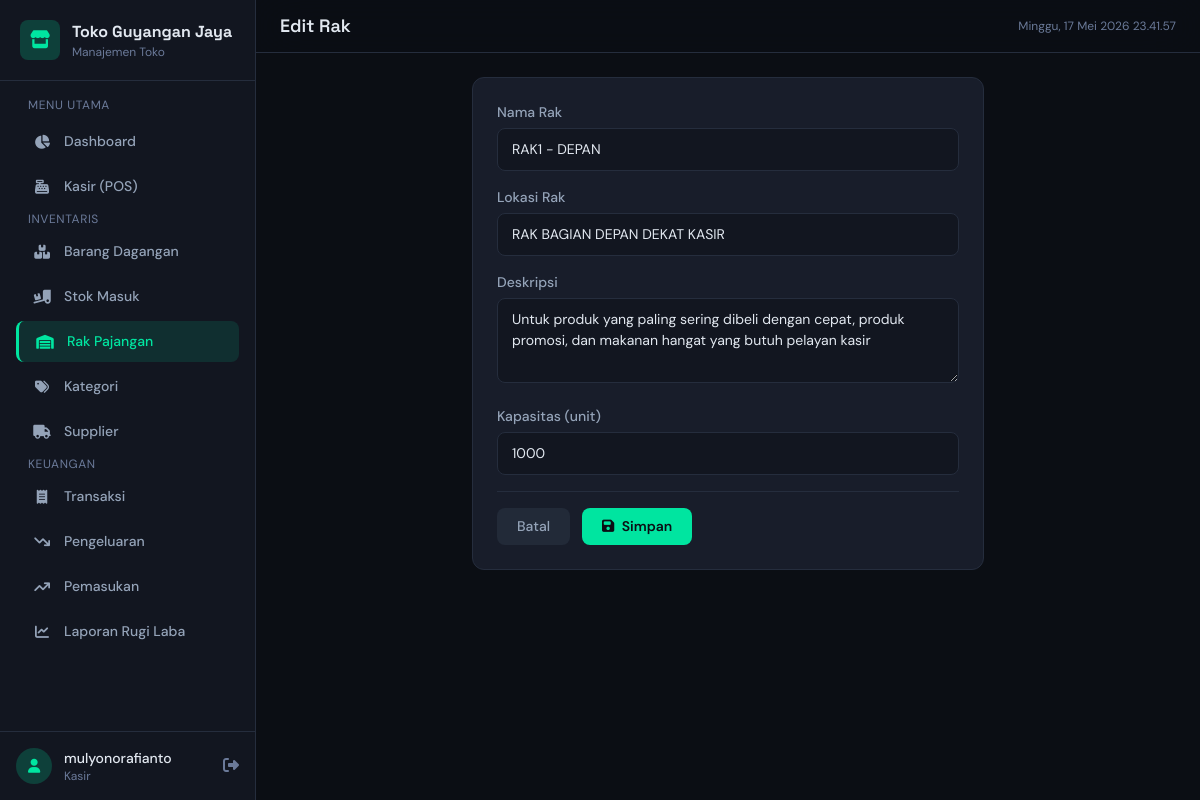
Page /shelves/1/update/ (signed in) on the committed database.
### store/models.py (models this page shows, shortened)
class Shelf(models.Model):
    name = models.CharField('Nama Rak', max_length=100)
    location = models.CharField('Lokasi Rak', max_length=200, help_text='Contoh: Area depan kiri, Rak nomor 3')
    description = models.TextField('Deskripsi', blank=True, null=True)
    capacity = models.PositiveIntegerField('Kapasitas (unit)', default=100)
    created_at = models.DateTimeField(auto_now_add=True)
    updated_at = models.DateTimeField(auto_now=True)
    class Meta:
        verbose_name = 'Rak'
        verbose_name_plural = 'Rak'
        ordering = ['name']

### store/views.py (the view)
# urls.py: path('shelves/<int:pk>/update/', views.shelf_update, name='shelf_update'),
@login_required
def shelf_update(request, pk):
    shelf = get_object_or_404(Shelf, pk=pk)
    if request.method == 'POST':
        form = ShelfForm(request.POST, instance=shelf)
        if form.is_valid():
            form.save()
            messages.success(request, 'Rak berhasil diperbarui!')
            return redirect('store:shelf_list')
    else:
        form = ShelfForm(instance=shelf)
    return render(request, 'store/shelf_form.html', {'form': form, 'title': 'Edit Rak'})

### store/forms.py
class ShelfForm(forms.ModelForm):
    class Meta:
        model = Shelf
        fields = ['name', 'location', 'description', 'capacity']
        widgets = {
            'name': forms.TextInput(attrs={'class': 'form-input', 'placeholder': 'Nama rak'}),
            'location': forms.TextInput(attrs={'class': 'form-input', 'placeholder': 'Lokasi rak di toko'}),
            'description': forms.Textarea(attrs={'class': 'form-input', 'rows': 3}),
            'capacity': forms.NumberInput(attrs={'class': 'form-input', 'placeholder': '100'}),
        }

### store/templates/store/shelf_form.html (shortened to what this page needs)
{% extends 'store/base.html' %}
{% block nav_shelves %}active{% endblock %}
{% block page_title %}{{ title }}{% endblock %}
{% block content %}
<div class="max-w-lg mx-auto">
    <div class="bg-card border border-border rounded-xl p-6">
        {% if delete %}
        <div class="text-center py-4">
            <i class="fas fa-exclamation-triangle text-danger text-4xl mb-3"></i>
            <h3 class="text-lg font-display font-semibold text-fg mb-2">Hapus rak "{{ object }}"?</h3>
            <form method="post">
                {% csrf_token %}
                <div class="flex gap-3 justify-center mt-4">
                    <a href="{% url 'store:shelf_list' %}" class="btn-secondary">Batal</a>
                    <button type="submit" class="btn-danger">Ya, Hapus</button>
                </div>
            </form>
        </div>
        {% else %}
        <form method="post">
            {% for field in form %}
            <div class="mb-4">
                <label class="block text-sm font-medium text-fgDim mb-1.5">{{ field.label }}</label>
                {{ field }}
            </div>
            {% endfor %}
            <div class="flex gap-3 pt-4 border-t border-border">
                <a href="{% url 'store:shelf_list' %}" class="btn-secondary">Batal</a>
                <button type="submit" class="btn-primary"><i class="fas fa-save mr-1"></i> Simpan</button>
            </div>
        </form>
        {% endif %}
    </div>
</div>
{% endblock %}

### store/templates/store/base.html (shortened to what this page needs)
{% load static %}
<!DOCTYPE html>
<html lang="id">
<head>
    <script src="https://cdn.tailwindcss.com"></script>
    <link rel="stylesheet" href="https://cdnjs.cloudflare.com/ajax/libs/font-awesome/6.5.0/css/all.min.css">
</head>
<body class="min-h-screen">
    <aside class="sidebar fixed left-0 top-0 h-full w-64 bg-surface border-r border-border flex flex-col z-50 lg:translate-x-0" id="sidebar">
        <div class="p-5 border-b border-border">
            <div class="flex items-center gap-3">
                <div class="w-10 h-10 rounded-lg bg-accent/20 flex items-center justify-center">
                    <i class="fas fa-store text-accent text-lg"></i>
                </div>
                <div>
                    <h1 class="text-base font-display font-bold text-fg">Toko Guyangan Jaya</h1>
                    <p class="text-xs text-muted">Manajemen Toko</p>
                </div>
            </div>
        </div>
        <nav class="flex-1 overflow-y-auto p-4 space-y-1">
            <p class="text-xs text-muted uppercase tracking-wider mb-2 px-3">Menu Utama</p>
            <a href="{% url 'store:dashboard' %}" class="sidebar-link {% block nav_dashboard %}{% endblock %}">
                <i class="fas fa-chart-pie"></i> Dashboard
            </a>
            <a href="{% url 'store:pos' %}" class="sidebar-link {% block nav_pos %}{% endblock %}">
                <i class="fas fa-cash-register"></i> Kasir (POS)
            </a>
            <p class="text-xs text-muted uppercase tracking-wider mt-5 mb-2 px-3">Inventaris</p>
            <a href="{% url 'store:product_list' %}" class="sidebar-link {% block nav_products %}{% endblock %}">
                <i class="fas fa-boxes-stacked"></i> Barang Dagangan
            </a>
            <a href="{% url 'store:stockin_list' %}" class="sidebar-link {% block nav_stockin %}{% endblock %}">
                <i class="fas fa-truck-ramp-box"></i> Stok Masuk
            </a>
            <a href="{% url 'store:shelf_list' %}" class="sidebar-link {% block nav_shelves %}{% endblock %}">
                <i class="fas fa-warehouse"></i> Rak Pajangan
            </a>
            <a href="{% url 'store:category_list' %}" class="sidebar-link {% block nav_categories %}{% endblock %}">
                <i class="fas fa-tags"></i> Kategori
            </a>
            <a href="{% url 'store:supplier_list' %}" class="sidebar-link {% block nav_suppliers %}{% endblock %}">
                <i class="fas fa-truck"></i> Supplier
            </a>
            <p class="text-xs text-muted uppercase tracking-wider mt-5 mb-2 px-3">Keuangan</p>
            <a href="{% url 'store:transaction_list' %}" class="sidebar-link {% block nav_transactions %}{% endblock %}">
                <i class="fas fa-receipt"></i> Transaksi
            </a>
            <a href="{% url 'store:expense_list' %}" class="sidebar-link {% block nav_expenses %}{% endblock %}">
                <i class="fas fa-arrow-trend-down"></i> Pengeluaran
            </a>
            <a href="{% url 'store:income_list' %}" class="sidebar-link {% block nav_incomes %}{% endblock %}">
                <i class="fas fa-arrow-trend-up"></i> Pemasukan
            </a>
            <a href="{% url 'store:report' %}" class="sidebar-link {% block nav_reports %}{% endblock %}">
                <i class="fas fa-chart-line"></i> Laporan Rugi Laba
            </a>
        </nav>
        <div class="p-4 border-t border-border">
            <div class="flex items-center gap-3">
                <div class="w-9 h-9 rounded-full bg-accent/20 flex items-center justify-center">
                    <i class="fas fa-user text-accent text-sm"></i>
                </div>
                <div class="flex-1 min-w-0">
                    <p class="text-sm font-medium text-fg truncate">{{ request.user.username }}</p>
                    <p class="text-xs text-muted">Kasir</p>
                </div>
                <form method="post" action="{% url 'logout' %}" class="inline">
                    <button type="submit" class="text-muted hover:text-danger transition-colors cursor-pointer" title="Keluar">
                        <i class="fas fa-right-from-bracket"></i>
                    </button>
                </form>
            </div>
        </div>
    </aside>
    <main class="lg:ml-64 min-h-screen">
        <header class="sticky top-0 z-30 bg-bg/80 backdrop-blur-xl border-b border-border px-4 lg:px-6 py-3">
            <div class="flex items-center justify-between">
                <div class="flex items-center gap-3">
                    <h2 class="text-lg font-display font-semibold text-fg">{% block page_title %}{% endblock %}</h2>
                </div>
                <div class="flex items-center gap-3">
                    <span class="text-xs text-muted" id="currentTime"></span>
                </div>
            </div>
        </header>
        <div class="p-4 lg:p-6 animate-fade-in">
            {% block content %}{% endblock %}
        </div>
    </main>
</body>
</html>

### store/templates/store/base.html (style rules this page uses)
* { box-sizing: border-box; }
body { font-family: 'DM Sans', sans-serif; background: #0B0E14; color: #E2E8F0; }
h1, h2, h3, h4, h5, h6 { font-family: 'Space Grotesk', sans-serif; }
.form-input { width: 100%; padding: 0.625rem 0.875rem; background: #121620; border: 1px solid #252D3D; border-radius: 0.5rem; color: #E2E8F0; font-size: 0.875rem; transition: all 0.2s; }
.form-input::placeholder { color: #6B7A99; }
.sidebar-link { display: flex; align-items: center; gap: 0.75rem; padding: 0.625rem 1rem; border-radius: 0.5rem; color: #94A3B8; transition: all 0.2s; font-size: 0.875rem; font-weight: 500; }
.sidebar-link.active { background: rgba(0,229,160,0.12); color: #00E5A0; border-left: 3px solid #00E5A0; }
.sidebar-link i { width: 20px; text-align: center; }
.btn-primary { background: #00E5A0; color: #0B0E14; font-weight: 600; padding: 0.5rem 1.25rem; border-radius: 0.5rem; transition: all 0.2s; font-size: 0.875rem; }
.btn-secondary { background: rgba(37,45,61,0.8); color: #94A3B8; font-weight: 500; padding: 0.5rem 1.25rem; border-radius: 0.5rem; transition: all 0.2s; font-size: 0.875rem; }
.animate-fade-in { animation: fadeIn 0.4s ease-out; }

### rows in the picture
Shelf: form "RAK1 - DEPAN" "RAK BAGIAN DEPAN DEKAT KASIR" "Untuk produk yang paling sering dibeli dengan cepat, produk promosi, dan makanan hangat yang butuh pelayan kasir" "1000"

### other values in the picture
{{ request.user.username }} "mulyonorafianto"
{{ title }} "Edit Rak"
{{ field.label }} "Nama Rak" "Lokasi Rak" "Deskripsi" "Kapasitas (unit)"
